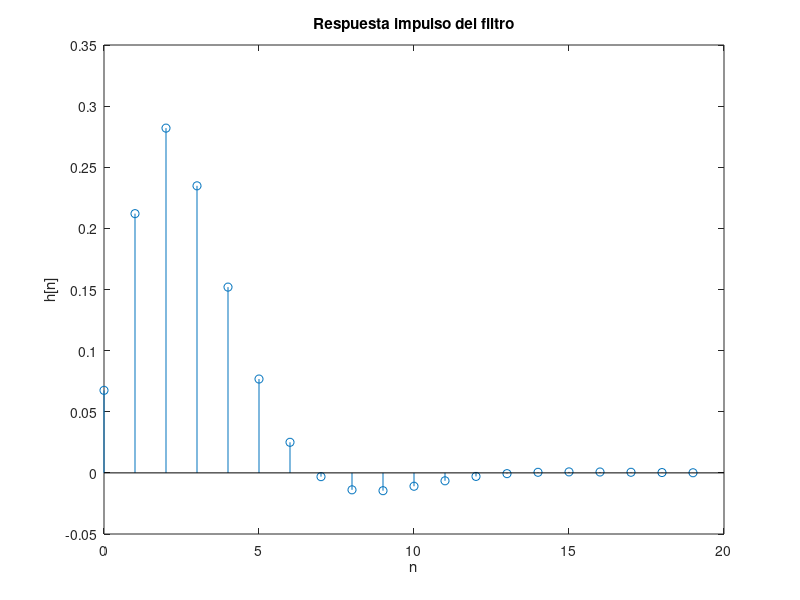

This chart was generated by the following MATLAB code:
% Definir los coeficientes de la ecuación en diferencias
a = [1 -1.143 0.4128];
b = [0.0675 0.1349 0.0675];

% Crear un vector x = δ[n] de longitud 50
x = zeros(1,50);
x(1) = 1;

% Calcular la salida del filtro y = h[n]
y = filter(b,a,x);

% Graficar las primeras 20 muestras de h[n]
stem(0:19,y(1:20));
xlabel('n');
ylabel('h[n]');
title('Respuesta impulso del filtro');
